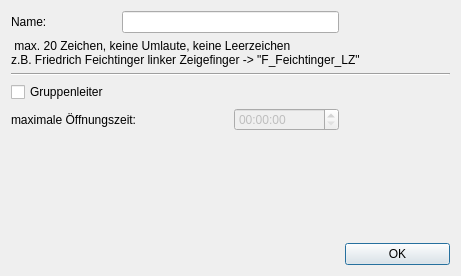
<?xml version="1.0" encoding="UTF-8"?>
<ui version="4.0">
 <class>dialogAddFinger</class>
 <widget class="QDialog" name="dialogAddFinger">
  <property name="geometry">
   <rect>
    <x>0</x>
    <y>0</y>
    <width>461</width>
    <height>276</height>
   </rect>
  </property>
  <property name="windowTitle">
   <string>Finger hinzufügen</string>
  </property>
  <layout class="QGridLayout" name="gridLayout">
   <item row="0" column="0">
    <widget class="QLabel" name="label">
     <property name="text">
      <string>Name:</string>
     </property>
    </widget>
   </item>
   <item row="0" column="1" colspan="2">
    <widget class="QLineEdit" name="lineEdit_name">
     <property name="maxLength">
      <number>20</number>
     </property>
     <property name="echoMode">
      <enum>QLineEdit::Normal</enum>
     </property>
    </widget>
   </item>
   <item row="1" column="0" colspan="4">
    <widget class="QLabel" name="label_3">
     <property name="text">
      <string> max. 20 Zeichen, keine Umlaute, keine Leerzeichen
z.B. Friedrich Feichtinger linker Zeigefinger -&gt; &quot;F_Feichtinger_LZ&quot;</string>
     </property>
    </widget>
   </item>
   <item row="2" column="0" colspan="4">
    <widget class="Line" name="line">
     <property name="orientation">
      <enum>Qt::Horizontal</enum>
     </property>
    </widget>
   </item>
   <item row="3" column="0" colspan="2">
    <widget class="QCheckBox" name="checkBox_groupleader">
     <property name="text">
      <string>Gruppenleiter</string>
     </property>
    </widget>
   </item>
   <item row="4" column="0" colspan="2">
    <widget class="QLabel" name="label_2">
     <property name="text">
      <string>maximale Öffnungszeit:</string>
     </property>
    </widget>
   </item>
   <item row="4" column="2">
    <widget class="QTimeEdit" name="timeEdit_time">
     <property name="enabled">
      <bool>false</bool>
     </property>
    </widget>
   </item>
   <item row="5" column="0" colspan="4">
    <spacer name="verticalSpacer">
     <property name="orientation">
      <enum>Qt::Vertical</enum>
     </property>
     <property name="sizeHint" stdset="0">
      <size>
       <width>348</width>
       <height>4</height>
      </size>
     </property>
    </spacer>
   </item>
   <item row="6" column="3">
    <widget class="QPushButton" name="pushButton">
     <property name="text">
      <string>OK</string>
     </property>
    </widget>
   </item>
  </layout>
 </widget>
 <resources/>
 <connections/>
</ui>
